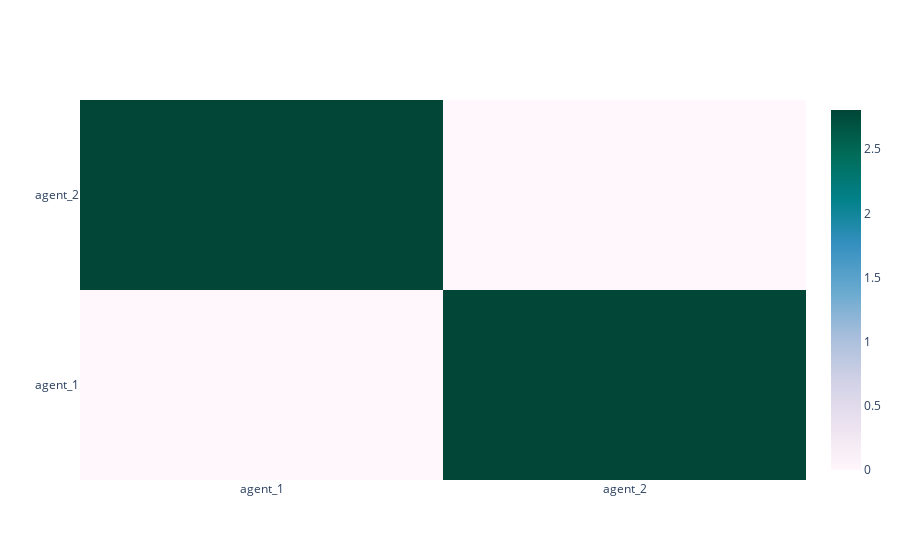

The cell this chart's notebook holds for it:
### Code cell
fig = heatmap(
    net.similarity_heatmap(),
    x_labels=['agent_'+str(i+1) for i in range(len(net.agents))],
    y_labels=['agent_'+str(i+1) for i in range(len(net.agents))]
)
fig.show()

### Figure 1 — Plotly figure (JSON) as saved in the notebook; plotly's stock layout.template omitted (floating-point values rounded to 4 significant figures)
{"data": [{"colorscale": [[0.0, "rgb(255,247,251)"], [0.125, "rgb(236,226,240)"], [0.25, "rgb(208,209,230)"], [0.375, "rgb(166,189,219)"], [0.5, "rgb(103,169,207)"], [0.625, "rgb(54,144,192)"], [0.75, "rgb(2,129,138)"], [0.875, "rgb(1,108,89)"], [1.0, "rgb(1,70,54)"]], "hoverongaps": false, "x": ["agent_1", "agent_2"], "y": ["agent_1", "agent_2"], "z": [[0.0, 2.805], [2.805, 0.0]], "type": "heatmap"}], "layout": {}}
